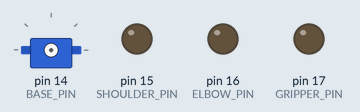
Recording of a sketch running on a simulated Arduino Uno, built with avr-gcc and run on an emulated ATmega328P. On the bench: servo, output pins drawn as LEDs (lit = HIGH). Wiring (inferred from the names in the program): servo: signal pin 14. Servo pulses on a pin are drawn as a servo (544–2400 µs = 0–180°); pins used as bus, display or sensor lines are not drawn; what the sketch prints to the serial monitor is not drawn.

Above: at 0.05 s.
At 3.65 s:
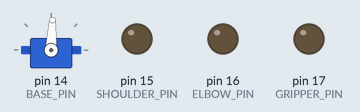
At 7.35 s:
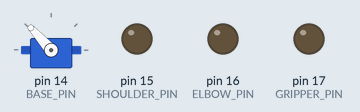
At 14.65 s:
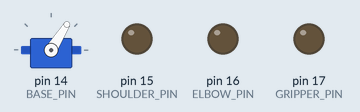
Timing chart, 0 to 19.9 s (numbered marks = the images above):
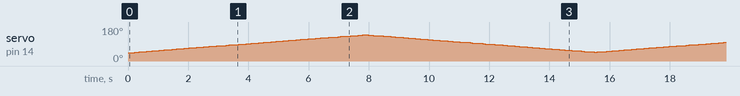

The sketch:

serial_arm_bare_metal_DEBUG.ino
```cpp
// TAKE NOTE: Once you find the angle limit for each joint,
// modify the following code to prevent the arm moving past these limits

// TAKE ANOTHER NOTE: The following code will use bare metal programming
// TAKE ANOTHER ANOTHER NOTE: The following code will only focus on the simpliest cases for debugging purposes

#define BASE_PIN     PC0 // 0
#define SHOULDER_PIN PC1 // 1
#define ELBOW_PIN    PC2 // 2
#define GRIPPER_PIN  PC3 // 3

static volatile int msPerDeg      = 10;
static volatile int servoNo       = 0;
static volatile int servos[4]     = {BASE_PIN, SHOULDER_PIN, ELBOW_PIN, GRIPPER_PIN};
static volatile int servoPos[4]   = {      90,           90,        90,          90};
static volatile int servoTicks[4] = {    3000,         3000,      3000,        3000};

// Angles range: 0deg to 180deg
// Ticks  range: 2010 to 3990 (to maintain 1deg = 11 ticks)

void setup() {
  Serial.begin(115200);
  Serial.println(BASE_PIN);
  Serial.println(SHOULDER_PIN);
  Serial.println(ELBOW_PIN);
  Serial.println(GRIPPER_PIN);
  Serial.println(PC0);
  Serial.println(PC1);
  Serial.println(PC2);
  Serial.println(PC3);

  // Disable Interrupts
  cli();

  // Sets PC0, PC1, PC2 and PC3 as Output
  DDRC |= (1 << PC0) | (1 << PC1) | (1 << PC2) | (1 << PC3);

  // Output Mode: OC1A and OC1B are disconnected, COM1A1:0 = 00, COM1B1:0 = 00
  // Waveform Mode: Fast PWM w ICRA as TOP, WGM13:10 = 1110
  TCCR1A = 0b00000010;

  // Enable Compare Match A and B Interrupts
  TIMSK1 = 0b00000110;

  // Set up Timer 1 counter
  TCNT1  = 0;

  // Set up TOP
  ICR1   = 40000;

  // Set up pulse width
  OCR1A  = 2000;
  OCR1B  = 40000;

  // Waveform Mode: WGM13:10 = 1110
  // Prescalar: 8 (For accuracy and maximum timer resolution), CS12:10 = 010
  // Start Timer 1
  TCCR1B = 0b00011010;

  // Enable Interrupts
  sei();
}

ISR(TIMER1_COMPA_vect) {
  // Turn OFF ith servo
  PORTC &= ~(1 << PC0);
}

static volatile bool countUp = true;

ISR(TIMER1_COMPB_vect) {
  // Turn ON first servo
  PORTC |= (1 << PC0);

  // Intended Effect: Servo at Pin PC0 will rotate back and forth between 0deg and 180deg
  // Time taken should be take 8s from 0deg to 180deg
  if (OCR1A < 2050) countUp = true;
  if (OCR1A > 3950) countUp = false;
  (countUp) ? OCR1A += 5 : OCR1A -= 5;
}

// ISR(TIMER1_COMPA_vect) {
//   // Turn OFF ith servo
//   PORTC &= ~(1 << servos[servoNo]);

//   if (servoNo < 3) {
//     // Increment servoNo
//     servoNo++;

//     // Turn ON next servo
//     PORTC |= (1 << servos[servoNo]);

//     // Update OCR1A
//     OCR1A = TCNT1 + servos[servoNo];
//   }
// }

// ISR(TIMER1_COMPB_vect) {
//   // Reset servoNo
//   servoNo = 0;

//   // Turn ON first servo
//   PORTC |= (1 << servos[servoNo]);

//   // Reset OCR1A
//   OCR1A = servos[servoNo];
// }

// int parse3(const String *s) {
//   if (!s) return -1;
//   if (s->length() != 3) return -1;
//   if (!isDigit(s->charAt(0)) || !isDigit(s->charAt(1)) || !isDigit(s->charAt(2))) return -1;
//   return (s->charAt(0) - '0') * 100 + (s->charAt(1) - '0') * 10 + (s->charAt(2) - '0');
// }

// void move(int pin, int* cur, int* ticks, int target) {
//   if (!cur) return;

//   Serial.println(pin);

//   target = constrain(target, 0, 180);
//   int step = (target > *cur) ? 1 : -1;

//   while (*cur != target) {
//     *cur += step;
//     // 1deg maps to 11 ticks
//     *ticks += 11 * step;
//     delay(msPerDeg);
//   }
// }

// void homeAll() {
//   move(BASE_PIN,     &servoPos[BASE_PIN],     &servoTicks[BASE_PIN],     90);
//   move(SHOULDER_PIN, &servoPos[SHOULDER_PIN], &servoTicks[SHOULDER_PIN], 90);
//   move(ELBOW_PIN,    &servoPos[ELBOW_PIN],    &servoTicks[ELBOW_PIN],    90);
//   move(GRIPPER_PIN,  &servoPos[GRIPPER_PIN],  &servoTicks[GRIPPER_PIN],  90);
// }

void loop() {
  // if (!Serial.available()) return;

  // // Reads a string with the command until newline
  // String cmd = Serial.readStringUntil('\n');
  // cmd.trim(); // Remove any extra whitespace
  // if (!cmd.length()) return; // didn't read anything

  // // Handle the home command
  // if (cmd == "H") {
  //   Serial.println("Homing all servos...");
  //   homeAll();
  //   return;
  // }

  // // All subsequent commands need to have 4 characters
  // if (cmd.length() != 4) {
  //   Serial.println("ERROR: Command is not 4 characters long");
  //   return;
  // }

  // // c is now the command character
  // char c = cmd.charAt(0);
  // // val is the numerical value of the argument
  // int val = parse3(&cmd.substring(1));
  // if (val < 0) {
  //   Serial.println("ERROR: Argument not valid");
  //   return;
  // }

  // // Vddd sets velocity as ms per degree
  // if (c == 'V') {
  //   Serial.print("Setting velocity to ");
  //   Serial.println(val);
  //   msPerDeg = val;
  //   return;
  // } else if (c == 'B') {
  //   Serial.print("Moving base to ");
  //   Serial.println(val);
  //   // NEED BARE METAL SUBSTITUTES FOR BELOW FUNCTION
  //   // moveSmooth(&base, &basePos, val);
  //   move(BASE_PIN, &servoPos[BASE_PIN], &servoTicks[BASE_PIN], val);
  //   return;
  // } else if (c == 'S') {
  //   Serial.print("Moving shoulder to ");
  //   Serial.println(val);
  //   // NEED BARE METAL SUBSTITUTES FOR BELOW FUNCTION
  //   // moveSmooth(&shoulder, &shoulderPos, val);
  //   move(SHOULDER_PIN, &servoPos[SHOULDER_PIN], &servoTicks[SHOULDER_PIN], val);
  //   return;
  // } else if (c == 'E') {
  //   Serial.print("Moving elbow to ");
  //   Serial.println(val);
  //   // NEED BARE METAL SUBSTITUTES FOR BELOW FUNCTION
  //   // moveSmooth(&elbow, &elbowPos, val);
  //   move(ELBOW_PIN, &servoPos[ELBOW_PIN], &servoTicks[ELBOW_PIN], val);
  //   return;
  // } else if (c == 'G') {
  //   Serial.print("Moving gripper to ");
  //   Serial.println(val);
  //   // NEED BARE METAL SUBSTITUTES FOR BELOW FUNCTION
  //   // moveSmooth(&gripper, &gripperPos, val);
  //   move(GRIPPER_PIN, &servoPos[GRIPPER_PIN], &servoTicks[GRIPPER_PIN], val);
  //   return;
  // } else {
  //   Serial.println("ERROR: Unknown command");
  //   return;
  // }
}
```
